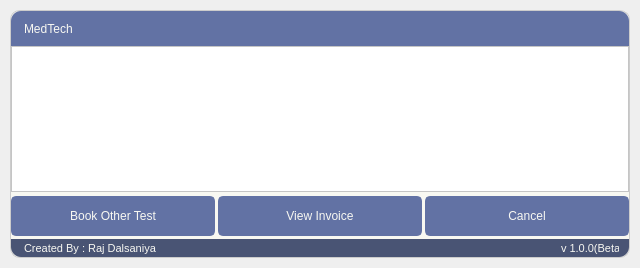
<?xml version="1.0" encoding="UTF-8"?>
<ui version="4.0">
 <class>MainWindow</class>
 <widget class="QMainWindow" name="MainWindow">
  <property name="windowModality">
   <enum>Qt::WindowModal</enum>
  </property>
  <property name="geometry">
   <rect>
    <x>0</x>
    <y>0</y>
    <width>640</width>
    <height>268</height>
   </rect>
  </property>
  <property name="maximumSize">
   <size>
    <width>640</width>
    <height>268</height>
   </size>
  </property>
  <property name="windowTitle">
   <string>MainWindow</string>
  </property>
  <widget class="QWidget" name="stylesheet">
   <property name="styleSheet">
    <string notr="true">QWidget{
	color: #333;
	font: 10pt &quot;Segoe UI&quot;;
}

QToolTip {
	color: #333;
	background-color: #f8f8f2;
	border: 1px solid #CCC;
	background-image: none;
	background-position: left center;
    background-repeat: no-repeat;
	border: none;
	border-left: 2px solid rgb(255, 121, 198);
	text-align: left;
	padding-left: 8px;
	margin: 0px;
}

/* /////////////////////////////////////////////////////////////////////////////////////////////////
Bg App */
#bgApp {	
	background-color: #f8f8f2;
	border: 1px solid #CCC;
    color: #44475a;
    border-radius:10px;
}

/* Title Menu */
#titleRightInfo { padding-left: 10px; }

/* /////////////////////////////////////////////////////////////////////////////////////////////////
Content App */
#contentTopBg{	
	background-color: #6272a4;
   border-top-left-radius:10px;
	border-top-right-radius:10px;
}
#contentBottom{
	border-top: 3px solid #bd93f9;
}
#titleRightInfo{
    color: #f8f8f2;
}

/* Top Buttons */
#rightButtons .QPushButton { background-color: rgba(255, 255, 255, 0); border: none;  border-radius: 5px; }
#rightButtons .QPushButton:hover { background-color: #bd93f9; border-style: solid; border-radius: 4px; }
#rightButtons .QPushButton:pressed { background-color: #ff79c6; border-style: solid; border-radius: 4px; }

/* Bottom Bar */
#bottomBar { background-color: #495474; border-bottom-left-radius:10px;border-bottom-right-radius:10px; }
#bottomBar QLabel { font-size: 11px; color: #f8f8f2; padding-left: 10px; padding-right: 10px; padding-bottom: 2px; }



#pagesContainer QPushButton {
	border: 2px solid #6272a4;
	border-radius: 5px;	
	background-color: #6272a4;
    color: #f8f8f2;
}
#pagesContainer QPushButton:hover {
	background-color: #7082b6;
	border: 2px solid #7082b6;
}
#pagesContainer QPushButton:pressed {	
	background-color: #546391;
	border: 2px solid #ff79c6;
}


</string>
   </property>
   <layout class="QVBoxLayout" name="StyleLayout" stretch="0">
    <property name="spacing">
     <number>0</number>
    </property>
    <property name="leftMargin">
     <number>10</number>
    </property>
    <property name="topMargin">
     <number>10</number>
    </property>
    <property name="rightMargin">
     <number>10</number>
    </property>
    <property name="bottomMargin">
     <number>10</number>
    </property>
    <item>
     <widget class="QFrame" name="bgApp">
      <property name="frameShape">
       <enum>QFrame::StyledPanel</enum>
      </property>
      <property name="frameShadow">
       <enum>QFrame::Raised</enum>
      </property>
      <layout class="QVBoxLayout" name="verticalLayout">
       <property name="spacing">
        <number>0</number>
       </property>
       <property name="leftMargin">
        <number>0</number>
       </property>
       <property name="topMargin">
        <number>0</number>
       </property>
       <property name="rightMargin">
        <number>0</number>
       </property>
       <property name="bottomMargin">
        <number>0</number>
       </property>
       <item>
        <widget class="QFrame" name="contentTopBg">
         <property name="maximumSize">
          <size>
           <width>16777215</width>
           <height>40</height>
          </size>
         </property>
         <property name="frameShape">
          <enum>QFrame::NoFrame</enum>
         </property>
         <property name="frameShadow">
          <enum>QFrame::Raised</enum>
         </property>
         <layout class="QHBoxLayout" name="btntopLayout">
          <property name="spacing">
           <number>0</number>
          </property>
          <property name="leftMargin">
           <number>0</number>
          </property>
          <property name="topMargin">
           <number>0</number>
          </property>
          <property name="rightMargin">
           <number>0</number>
          </property>
          <property name="bottomMargin">
           <number>0</number>
          </property>
          <item>
           <widget class="QFrame" name="leftBox">
            <property name="frameShape">
             <enum>QFrame::NoFrame</enum>
            </property>
            <property name="frameShadow">
             <enum>QFrame::Raised</enum>
            </property>
            <layout class="QHBoxLayout" name="leftBoxLayout">
             <property name="spacing">
              <number>0</number>
             </property>
             <property name="leftMargin">
              <number>0</number>
             </property>
             <property name="topMargin">
              <number>0</number>
             </property>
             <property name="rightMargin">
              <number>0</number>
             </property>
             <property name="bottomMargin">
              <number>0</number>
             </property>
             <item>
              <widget class="QLabel" name="titleRightInfo">
               <property name="text">
                <string>MedTech </string>
               </property>
              </widget>
             </item>
            </layout>
           </widget>
          </item>
          <item>
           <widget class="QFrame" name="rightButtons">
            <property name="maximumSize">
             <size>
              <width>100</width>
              <height>16777215</height>
             </size>
            </property>
            <property name="frameShape">
             <enum>QFrame::NoFrame</enum>
            </property>
            <property name="frameShadow">
             <enum>QFrame::Raised</enum>
            </property>
            <layout class="QHBoxLayout" name="btnLayout" stretch="0,0">
             <property name="spacing">
              <number>0</number>
             </property>
             <property name="leftMargin">
              <number>0</number>
             </property>
             <property name="topMargin">
              <number>0</number>
             </property>
             <property name="rightMargin">
              <number>0</number>
             </property>
             <property name="bottomMargin">
              <number>0</number>
             </property>
             <item>
              <widget class="QPushButton" name="MinimizeAppBtn">
               <property name="minimumSize">
                <size>
                 <width>35</width>
                 <height>35</height>
                </size>
               </property>
               <property name="maximumSize">
                <size>
                 <width>35</width>
                 <height>35</height>
                </size>
               </property>
               <property name="text">
                <string/>
               </property>
               <property name="icon">
                <iconset resource="Images_Resource.qrc">
                 <normaloff>:/icons/images/icons/icon_minimize.png</normaloff>:/icons/images/icons/icon_minimize.png</iconset>
               </property>
              </widget>
             </item>
             <item>
              <widget class="QPushButton" name="CloseAppBtn">
               <property name="minimumSize">
                <size>
                 <width>35</width>
                 <height>35</height>
                </size>
               </property>
               <property name="maximumSize">
                <size>
                 <width>35</width>
                 <height>35</height>
                </size>
               </property>
               <property name="text">
                <string/>
               </property>
               <property name="icon">
                <iconset resource="Images_Resource.qrc">
                 <normaloff>:/icons/images/icons/icon_close.png</normaloff>:/icons/images/icons/icon_close.png</iconset>
               </property>
              </widget>
             </item>
            </layout>
           </widget>
          </item>
         </layout>
        </widget>
       </item>
       <item>
        <widget class="QFrame" name="bgcontentFrame">
         <property name="maximumSize">
          <size>
           <width>16777215</width>
           <height>16777215</height>
          </size>
         </property>
         <property name="frameShape">
          <enum>QFrame::NoFrame</enum>
         </property>
         <property name="frameShadow">
          <enum>QFrame::Raised</enum>
         </property>
         <layout class="QHBoxLayout" name="horizontalLayout">
          <property name="spacing">
           <number>0</number>
          </property>
          <property name="leftMargin">
           <number>0</number>
          </property>
          <property name="topMargin">
           <number>0</number>
          </property>
          <property name="rightMargin">
           <number>0</number>
          </property>
          <property name="bottomMargin">
           <number>2</number>
          </property>
          <item>
           <widget class="QPlainTextEdit" name="instruction">
            <property name="styleSheet">
             <string notr="true">QPlainTextEdit {
	background-color: rgb(255, 255, 255);
	selection-color: rgb(255, 255, 255);
	selection-background-color: rgb(255, 121, 198);
	font: 700 12pt &quot;Segoe UI&quot;;
}

QPlainTextEdit:hover {
	border: 2px solid rgb(64, 71, 88);
}
QPlainTextEdit:focus {
	border: 2px solid #ff79c6;
}</string>
            </property>
            <property name="plainText">
             <string/>
            </property>
           </widget>
          </item>
         </layout>
        </widget>
       </item>
       <item>
        <widget class="QFrame" name="pagesContainer">
         <property name="minimumSize">
          <size>
           <width>0</width>
           <height>45</height>
          </size>
         </property>
         <property name="maximumSize">
          <size>
           <width>16777215</width>
           <height>45</height>
          </size>
         </property>
         <property name="frameShape">
          <enum>QFrame::NoFrame</enum>
         </property>
         <property name="frameShadow">
          <enum>QFrame::Raised</enum>
         </property>
         <layout class="QHBoxLayout" name="bgbtnLayout">
          <property name="spacing">
           <number>3</number>
          </property>
          <property name="leftMargin">
           <number>0</number>
          </property>
          <property name="topMargin">
           <number>0</number>
          </property>
          <property name="rightMargin">
           <number>0</number>
          </property>
          <property name="bottomMargin">
           <number>0</number>
          </property>
          <item>
           <widget class="QPushButton" name="btn_book_other">
            <property name="minimumSize">
             <size>
              <width>0</width>
              <height>40</height>
             </size>
            </property>
            <property name="maximumSize">
             <size>
              <width>16777215</width>
              <height>40</height>
             </size>
            </property>
            <property name="text">
             <string>Book Other Test</string>
            </property>
            <property name="icon">
             <iconset resource="Images_Resource.qrc">
              <normaloff>:/icons/images/icons/cil-action-redo.png</normaloff>:/icons/images/icons/cil-action-redo.png</iconset>
            </property>
           </widget>
          </item>
          <item>
           <widget class="QPushButton" name="btn_view">
            <property name="minimumSize">
             <size>
              <width>0</width>
              <height>40</height>
             </size>
            </property>
            <property name="maximumSize">
             <size>
              <width>16777215</width>
              <height>40</height>
             </size>
            </property>
            <property name="text">
             <string>View Invoice</string>
            </property>
            <property name="icon">
             <iconset resource="Images_Resource.qrc">
              <normaloff>:/icons/images/icons/cil-view-module.png</normaloff>:/icons/images/icons/cil-view-module.png</iconset>
            </property>
           </widget>
          </item>
          <item>
           <widget class="QPushButton" name="btn_cancel">
            <property name="minimumSize">
             <size>
              <width>0</width>
              <height>40</height>
             </size>
            </property>
            <property name="maximumSize">
             <size>
              <width>16777215</width>
              <height>40</height>
             </size>
            </property>
            <property name="text">
             <string>Cancel</string>
            </property>
            <property name="icon">
             <iconset resource="Images_Resource.qrc">
              <normaloff>:/icons/images/icons/icon_close.png</normaloff>:/icons/images/icons/icon_close.png</iconset>
            </property>
           </widget>
          </item>
         </layout>
        </widget>
       </item>
       <item>
        <widget class="QFrame" name="bottomBar">
         <property name="maximumSize">
          <size>
           <width>16777215</width>
           <height>22</height>
          </size>
         </property>
         <property name="frameShape">
          <enum>QFrame::NoFrame</enum>
         </property>
         <property name="frameShadow">
          <enum>QFrame::Raised</enum>
         </property>
         <layout class="QHBoxLayout" name="bgcreditLayout">
          <property name="spacing">
           <number>0</number>
          </property>
          <property name="leftMargin">
           <number>0</number>
          </property>
          <property name="topMargin">
           <number>3</number>
          </property>
          <property name="rightMargin">
           <number>0</number>
          </property>
          <property name="bottomMargin">
           <number>0</number>
          </property>
          <item>
           <widget class="QLabel" name="creditsLabel">
            <property name="text">
             <string>Created By : Raj Dalsaniya</string>
            </property>
           </widget>
          </item>
          <item>
           <widget class="QLabel" name="version">
            <property name="maximumSize">
             <size>
              <width>81</width>
              <height>16777215</height>
             </size>
            </property>
            <property name="text">
             <string>v 1.0.0(Beta)</string>
            </property>
           </widget>
          </item>
         </layout>
        </widget>
       </item>
      </layout>
     </widget>
    </item>
   </layout>
  </widget>
 </widget>
 <resources>
  <include location="Images_Resource.qrc"/>
 </resources>
 <connections/>
</ui>
